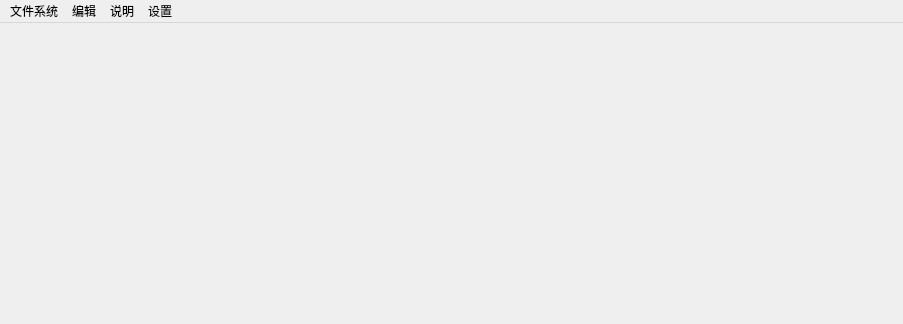
<?xml version="1.0" encoding="UTF-8"?>
<ui version="4.0">
 <class>MainWindow</class>
 <widget class="QMainWindow" name="MainWindow">
  <property name="geometry">
   <rect>
    <x>0</x>
    <y>0</y>
    <width>903</width>
    <height>324</height>
   </rect>
  </property>
  <property name="windowTitle">
   <string>MainWindow</string>
  </property>
  <widget class="QWidget" name="centralwidget"/>
  <widget class="QMenuBar" name="menubar">
   <property name="geometry">
    <rect>
     <x>0</x>
     <y>0</y>
     <width>903</width>
     <height>26</height>
    </rect>
   </property>
   <widget class="QMenu" name="menu_1">
    <property name="title">
     <string>文件系统</string>
    </property>
    <addaction name="action1_new"/>
    <addaction name="action1_open"/>
    <addaction name="action1_save"/>
    <addaction name="action1_delete"/>
   </widget>
   <widget class="QMenu" name="menu_2">
    <property name="title">
     <string>编辑</string>
    </property>
    <addaction name="action2_sub"/>
    <addaction name="action2_after"/>
    <addaction name="action2_cut"/>
    <addaction name="action2_copy"/>
    <addaction name="action2_paste"/>
    <addaction name="action2_delete"/>
    <addaction name="action2_print"/>
    <addaction name="action2_quit"/>
   </widget>
   <widget class="QMenu" name="menu_4">
    <property name="title">
     <string>设置</string>
    </property>
    <addaction name="action4_drawingsetting"/>
    <addaction name="action4_displaysetting"/>
   </widget>
   <widget class="QMenu" name="menu_3">
    <property name="title">
     <string>说明</string>
    </property>
    <addaction name="action3_project"/>
    <addaction name="action3_version"/>
   </widget>
   <addaction name="menu_1"/>
   <addaction name="menu_2"/>
   <addaction name="menu_3"/>
   <addaction name="menu_4"/>
  </widget>
  <action name="action">
   <property name="text">
    <string>]</string>
   </property>
  </action>
  <action name="actiona">
   <property name="text">
    <string>新建</string>
   </property>
  </action>
  <action name="actiona_2">
   <property name="text">
    <string>打开</string>
   </property>
  </action>
  <action name="actiona_3">
   <property name="text">
    <string>保存</string>
   </property>
  </action>
  <action name="actionshanchu">
   <property name="text">
    <string>删除</string>
   </property>
  </action>
  <action name="actionx">
   <property name="text">
    <string>打开</string>
   </property>
  </action>
  <action name="actions">
   <property name="text">
    <string>删除</string>
   </property>
  </action>
  <action name="actionb">
   <property name="text">
    <string>保存</string>
   </property>
  </action>
  <action name="actionx_2">
   <property name="text">
    <string>新建</string>
   </property>
  </action>
  <action name="action2_sub">
   <property name="text">
    <string>子节点</string>
   </property>
  </action>
  <action name="action2_after">
   <property name="text">
    <string>并列节点</string>
   </property>
  </action>
  <action name="action2_cut">
   <property name="text">
    <string>剪切</string>
   </property>
  </action>
  <action name="action2_copy">
   <property name="text">
    <string>复制</string>
   </property>
  </action>
  <action name="action2_paste">
   <property name="text">
    <string>粘贴</string>
   </property>
  </action>
  <action name="actionfangda">
   <property name="text">
    <string>放大</string>
   </property>
  </action>
  <action name="actionpingyi">
   <property name="text">
    <string>平移</string>
   </property>
  </action>
  <action name="action3_project">
   <property name="text">
    <string>项目说明</string>
   </property>
  </action>
  <action name="action3_version">
   <property name="text">
    <string>版本说明</string>
   </property>
  </action>
  <action name="action4_drawingsetting">
   <property name="text">
    <string>绘图设置</string>
   </property>
  </action>
  <action name="action4_displaysetting">
   <property name="text">
    <string>显示设置</string>
   </property>
  </action>
  <action name="action1_new">
   <property name="text">
    <string>新建</string>
   </property>
  </action>
  <action name="action1_open">
   <property name="text">
    <string>打开</string>
   </property>
  </action>
  <action name="action1_save">
   <property name="text">
    <string>保存</string>
   </property>
  </action>
  <action name="action1_delete">
   <property name="text">
    <string>删除</string>
   </property>
  </action>
  <action name="action2_delete">
   <property name="text">
    <string>删除</string>
   </property>
  </action>
  <action name="action2_print">
   <property name="text">
    <string>打印</string>
   </property>
  </action>
  <action name="action2_quit">
   <property name="text">
    <string>退出</string>
   </property>
  </action>
 </widget>
 <resources/>
 <connections/>
 <slots>
  <signal>signal1()</signal>
  <slot>slot1()</slot>
 </slots>
</ui>
